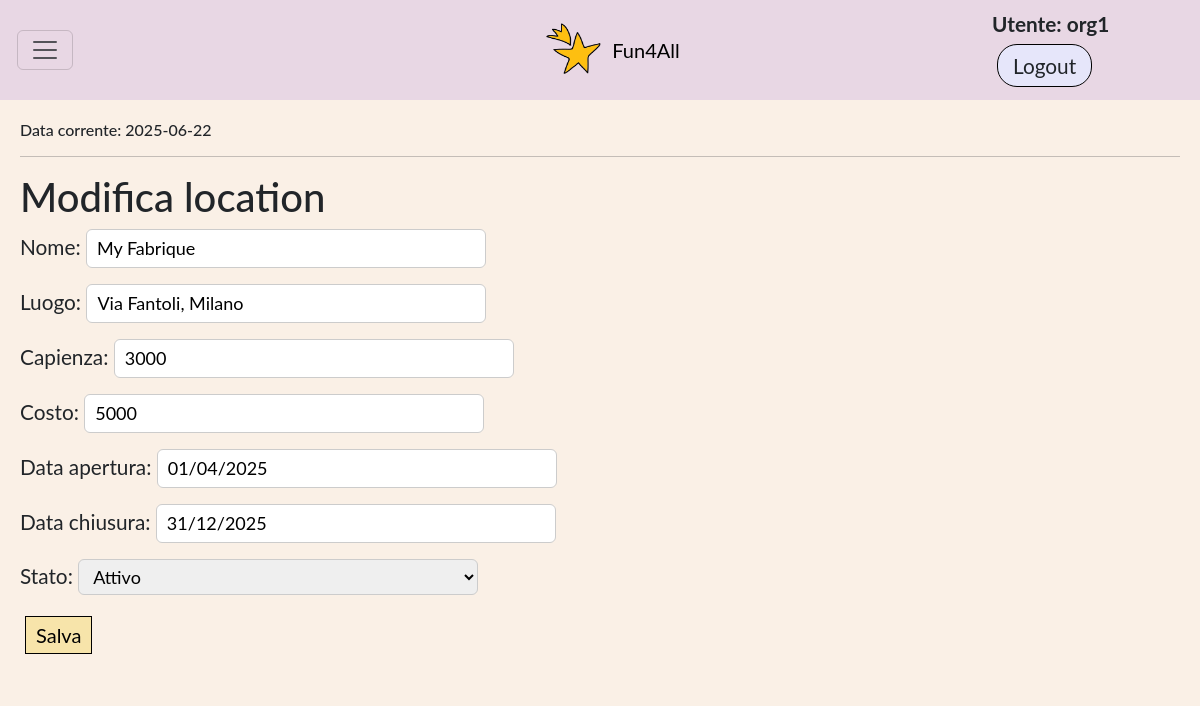
/locations/3/edit/ (signed in), run on the app's committed database.
### app_fun4all/models.py (models this page shows, shortened)
class DataFittizia(models.Model):
    data_fittizia = models.DateField(validators=[valida_data_2025])
    admin = models.ForeignKey(User, on_delete=models.SET_NULL, null=True, blank=True)
    def __str__(self):
        return f"Data corrente: {self.data_fittizia}"
    class Meta:
        verbose_name_plural = 'Data Fittizia'
        permissions = (('can_manage_data_fittizia', 'Can manage Data Fittizia'),)

class Location(models.Model):
    nome = models.CharField(max_length=50)
    proprietario = models.ForeignKey(User, on_delete=models.SET_NULL, null=True, blank=True, related_name='locations' )
    luogo = models.CharField(max_length=100)
    capienza = models.PositiveIntegerField(validators=[MinValueValidator(1)])
    costo = models.PositiveIntegerField()
    data_apertura = models.DateField(validators=[valida_data_2025])
    data_chiusura = models.DateField(validators=[valida_data_2025])
    data_corrente = models.ForeignKey(DataFittizia, on_delete=models.PROTECT, null=True, blank=True, related_name='locations')
    Stato =[
        ('A', 'Attivo'),
        ('I', 'Inattivo'),
    ]
    stato = models.CharField(max_length=1, choices=Stato, default='A') #choices genera get_stato_display() che restituisce la descrizione dello stato
    class Meta:
        verbose_name_plural = 'Locations'
        permissions = (('can_manage_location', 'Can manage location'),)

### app_fun4all/views.py (the view)
# urls.py: path('locations/<int:pk>/edit/', views.manage_location, name='modify-location'),
@login_required
@permission_required('app_fun4all.can_manage_location', raise_exception=True)
def manage_location(request, pk =None): # pk se non c'è si crea una nuova location
    if pk:   # Recupera dati dal DB usando il pk, se non esiste lancia 404
        location = get_object_or_404(Location, pk=pk)
    else: # Nuova location
        location = None
    if request.method == 'POST':
        form = ManageLocationForm(request.POST, instance=location)
        if form.is_valid():
            loc = form.save(commit=False)# Non salviamo ancora l'oggetto nel DB
            if location is None:
                loc.proprietario = request.user  # Imposta il proprietario
            loc.clean() #Chiamo metodi di model per validazioni aggiuntive
            loc.save() # Ora salviamo l'oggetto nel DB
            return HttpResponseRedirect(reverse('locations'))
    else:  # GET request: crea il form con i dati dell'oggetto esistente
        form = ManageLocationForm(instance=location)
    return render(request, 'app_fun4all/manage_location.html', {'form': form, 'location': location})

### app_fun4all/forms.py
class ManageLocationForm(forms.ModelForm):
    class Meta:
        model = Location
        fields = ['nome', 'luogo', 'capienza','costo', 'data_apertura', 'data_chiusura',
                  'stato']
        widgets = {
            'nome': forms.TextInput(attrs={
                'placeholder': 'fino a 80 caratteri',
            }),
            'luogo': forms.TextInput(attrs={
                'placeholder': 'fino a 100 caratteri',
            }),
        }

### app_fun4all/views.py (called while the page is built)
def data_corrente(request): #FBV che restituisce la data fittizia
    return { 'data_corrente': DataFittizia.objects.first() }

### app_fun4all/templates/app_fun4all/manage_location.html (shortened to what this page needs)
{% extends "base_generic.html" %}
{% block content %}
    <h1>
        {% if location %}
            Modifica location
        {% else %}
            Nuova location
        {% endif %}
    </h1>
    <form method="post">
        {{ form.as_p }}
        <button type="submit">Salva</button>
    </form>
{% endblock %}

### app_fun4all/templates/base_generic.html (shortened to what this page needs)
<!DOCTYPE html>
<html lang="en">
<head>
    {% load static %}
    <link rel="stylesheet" href="https://cdn.jsdelivr.net/npm/bootstrap@5.3.0/dist/css/bootstrap.min.css">
    <link rel="stylesheet" href="{% static 'css/style.css' %}">
    <link rel="stylesheet" href="{% static 'css/home_layout.css' %}">
</head>
<body>
    <div class="box">
        {% block sidebar %}
            <nav class="navbar" style="background-color:rgb(232, 215, 228)">
                <div class="container-fluid d-flex align-items-center">
                    <div class="col-2">
                        {% if user.is_authenticated %}
                            <button class="navbar-toggler"
                                    type="button"
                                    data-bs-toggle="collapse"
                                    data-bs-target="#funzionalita"
                                    aria-expanded="false"
                                    aria-controls="funzionalita"
                                    aria-label="Toggle navigation">
                                <span class="navbar-toggler-icon"></span>
                            </button>
                        {% endif %}
                    </div>
                    <div class="col-8 text-center">
                        <a class="navbar-brand" href="{% url 'home' %}" style="display:flex;align-items:center;justify-content:center;">
                        <img src="{% static 'images/favicon.png' %}" alt="Logo" width="60" height="54" class="d-inline-block align-text-top me-2">
                        Fun4All
                    </a>
                    </div>
                    <div class="col-2 text-end">
                        {% if user.is_authenticated %}
                        <div class="autent ">
                            <span style="margin-right: 15px; font-weight: bold;"> Utente: {{ user.get_username }}</span>
                            <form style="display:inline" method="post" action="{% url 'logout' %}?next={% url 'home' %}">
                                <button class="btn">Logout</button>
                            </form>
                        </div>
                         {% else %}
                        <div class="autent ">
                            <a class="btn" href="{% url 'resetlogin' request.path %}">Login</a>
                            <a class="btn" href="{% url 'signup' request.path %}">Signup</a>
                        </div>
                        {% endif %}
                    </div>
                </div>
            </nav>
        {% endblock %}
        <div class="contenuto-principale" id="main-content">
            <h6>{{ data_corrente }}</h6>
            <hr>
            {% block content %}{% endblock %}
        </div>
    </div>
</body>
</html>

### app_fun4all/static/css/style.css (style rules this page uses)
body { font-family: "Lato", sans-serif; font-size : 1.3em; height : 96vh; margin-top: 2vh; margin-bottom: 2vh; }
button { display: inline-block; border: 1px solid black; padding: 3px 10px; cursor: pointer; background-color: #f7e4aa; transition: background-color 0.3s; font-size: 20px; margin: 5px; }
.navbar-brand { display: flex; align-items: center; margin-left:40px; text-align: end; }
.autent { display: flex; align-items: center; flex-wrap: wrap; align-content: end; }
.btn { border:solid black 0.09em; border-radius: 20px; background-color: lavender; padding: 5px 15px; font-size: 1em; margin: 5px; cursor:pointer; }
input[type="text"], input[type="email"], input[type="number"], input[type="password"], textarea, select { font-size: 18px; padding: 5px 10px; border-radius: 6px; border: 1px solid #ccc; width: 400px; }

### app_fun4all/static/css/home_layout.css (style rules this page uses)
html, body { height: 100%; margin: 0; }
.box { width: 100%; min-height: 100vh; background: linen; overflow: auto; }
.contenuto-principale { padding: 20px; width: 100%; height: 95%; background-color: linen; }

### data on the page
DataFittizia: data_fittizia "Data corrente: 2025-06-22"
Location: nome "My Fabrique", luogo "Via Fantoli, Milano", capienza "3000", costo "5000", data_apertura "01/04/2025", data_chiusura "31/12/2025", stato "Attivo"

### other printed values
{{ user.get_username }} "org1"
